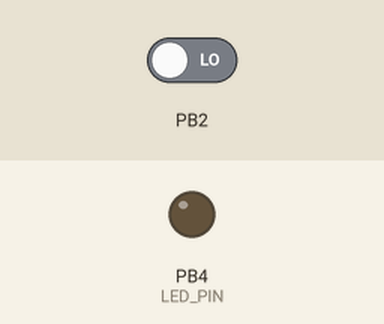
A sketch run on a simulated ATtiny85, built with avr-gcc and run on an emulated ATtiny85. Parts: output pins drawn as LEDs (lit = HIGH). Dashed ring = blinking. The test bench sets the inputs (shaded band); at power-on: PB2 LOW.

Above: at 1.2 s.
1.3 s: PB2 driven HIGH
At 1.4 s:
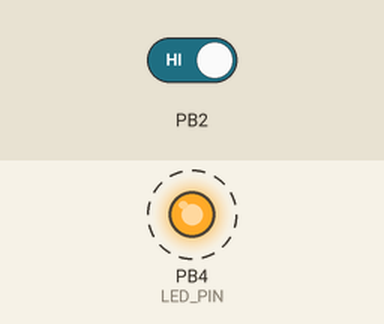
Timing chart, 0 to 7.4 s (numbered marks = the images above; inputs shaded):
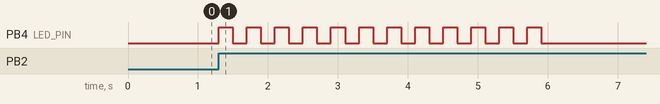

Measured:
- after the input at 1.3 s, PB4 (LED_PIN): alternates HIGH for 0.20 s and LOW for 0.20 s, 24 changes in all, then stays LOW, starting at once

The sketch:

HardwareInterrupt.ino
```cpp
/*

  HardwareInterrupt
  Test hardware interrupts with an ATtiny85 processor on a breadboard

  For info and circuit diagrams see https://github.com/tardate/LittleArduinoProjects/tree/main/playground/ATtiny/HardwareInterrupt

 */

#define INTERRUPT 0 // digital pin 2 / ATtiny pin 7
#define LED_PIN 4

void setup() {
  pinMode(LED_PIN, OUTPUT);
  attachInterrupt(INTERRUPT, wakeyWakey, RISING);
}

volatile boolean perform_flag = false;

void loop() {
  if(perform_flag) perform();
}

void wakeyWakey() {
  perform_flag = true;
}

void perform() {
  for(int i=0; i<24; i++) flashLed();
  perform_flag = false;
}

void flashLed() {
  static boolean output = HIGH;
  digitalWrite(LED_PIN, output);
  delay(200);
  output = !output;
}
```
